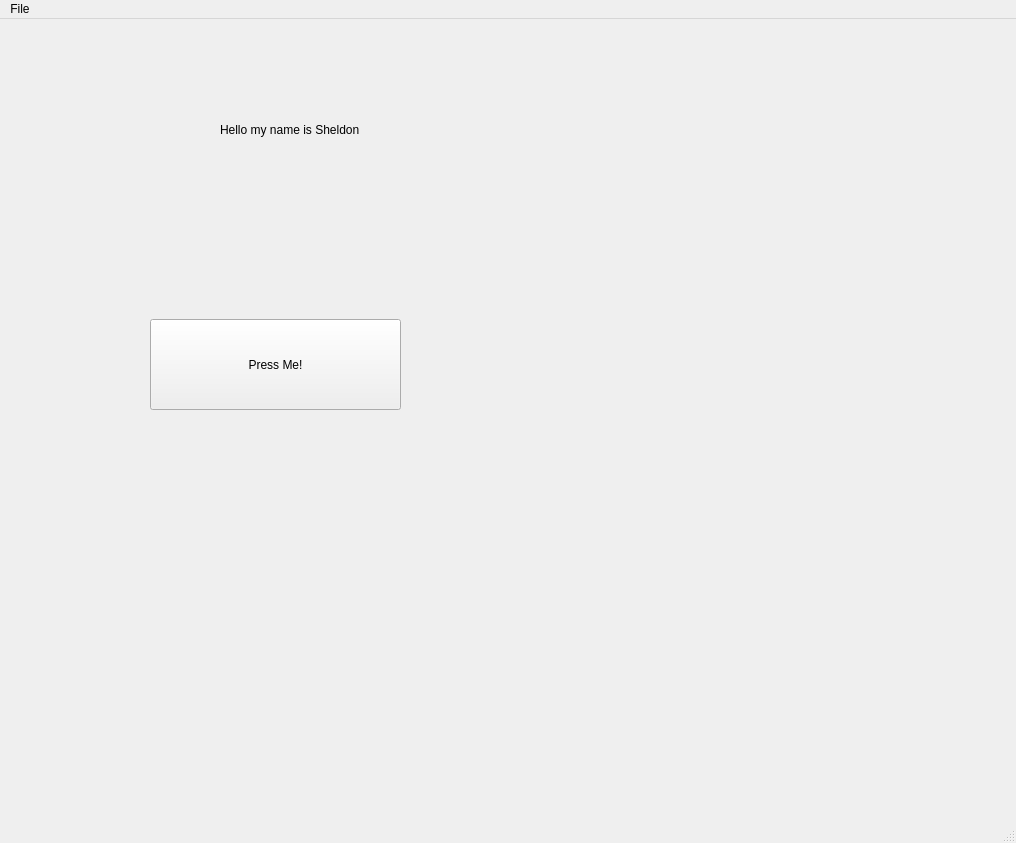
<?xml version="1.0" encoding="UTF-8"?>
<ui version="4.0">
 <class>MainWindow</class>
 <widget class="QMainWindow" name="MainWindow">
  <property name="geometry">
   <rect>
    <x>0</x>
    <y>0</y>
    <width>1016</width>
    <height>843</height>
   </rect>
  </property>
  <property name="windowTitle">
   <string>MainWindow</string>
  </property>
  <widget class="QWidget" name="centralwidget">
   <widget class="QPushButton" name="button1">
    <property name="geometry">
     <rect>
      <x>150</x>
      <y>300</y>
      <width>251</width>
      <height>91</height>
     </rect>
    </property>
    <property name="text">
     <string>Press Me!</string>
    </property>
   </widget>
   <widget class="QLabel" name="label1">
    <property name="geometry">
     <rect>
      <x>220</x>
      <y>60</y>
      <width>281</width>
      <height>101</height>
     </rect>
    </property>
    <property name="text">
     <string>Hello my name is Sheldon</string>
    </property>
   </widget>
  </widget>
  <widget class="QMenuBar" name="menubar">
   <property name="geometry">
    <rect>
     <x>0</x>
     <y>0</y>
     <width>1016</width>
     <height>31</height>
    </rect>
   </property>
   <widget class="QMenu" name="menuFile">
    <property name="title">
     <string>File</string>
    </property>
   </widget>
   <addaction name="menuFile"/>
  </widget>
  <widget class="QStatusBar" name="statusbar"/>
 </widget>
 <resources/>
 <connections/>
</ui>
